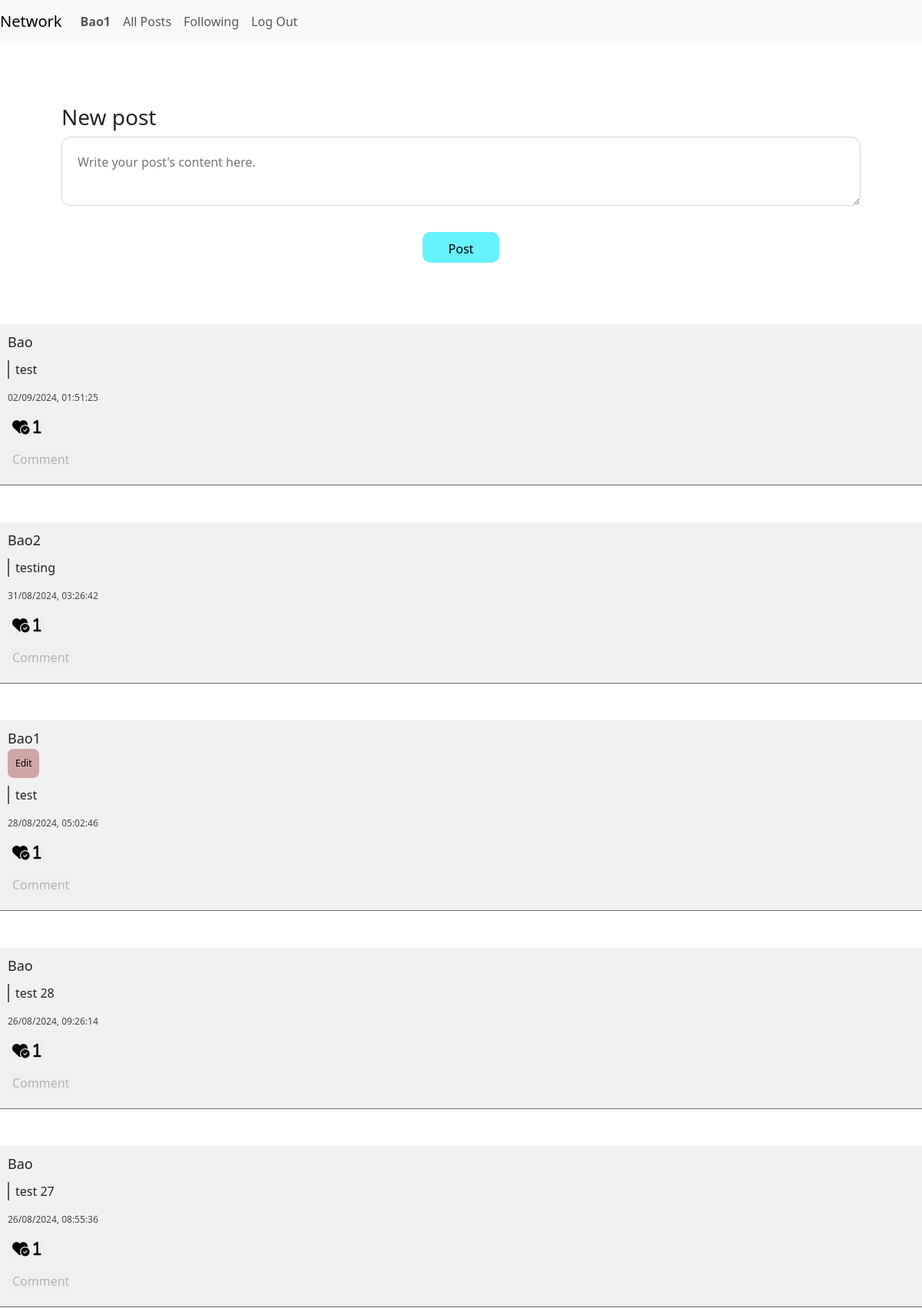
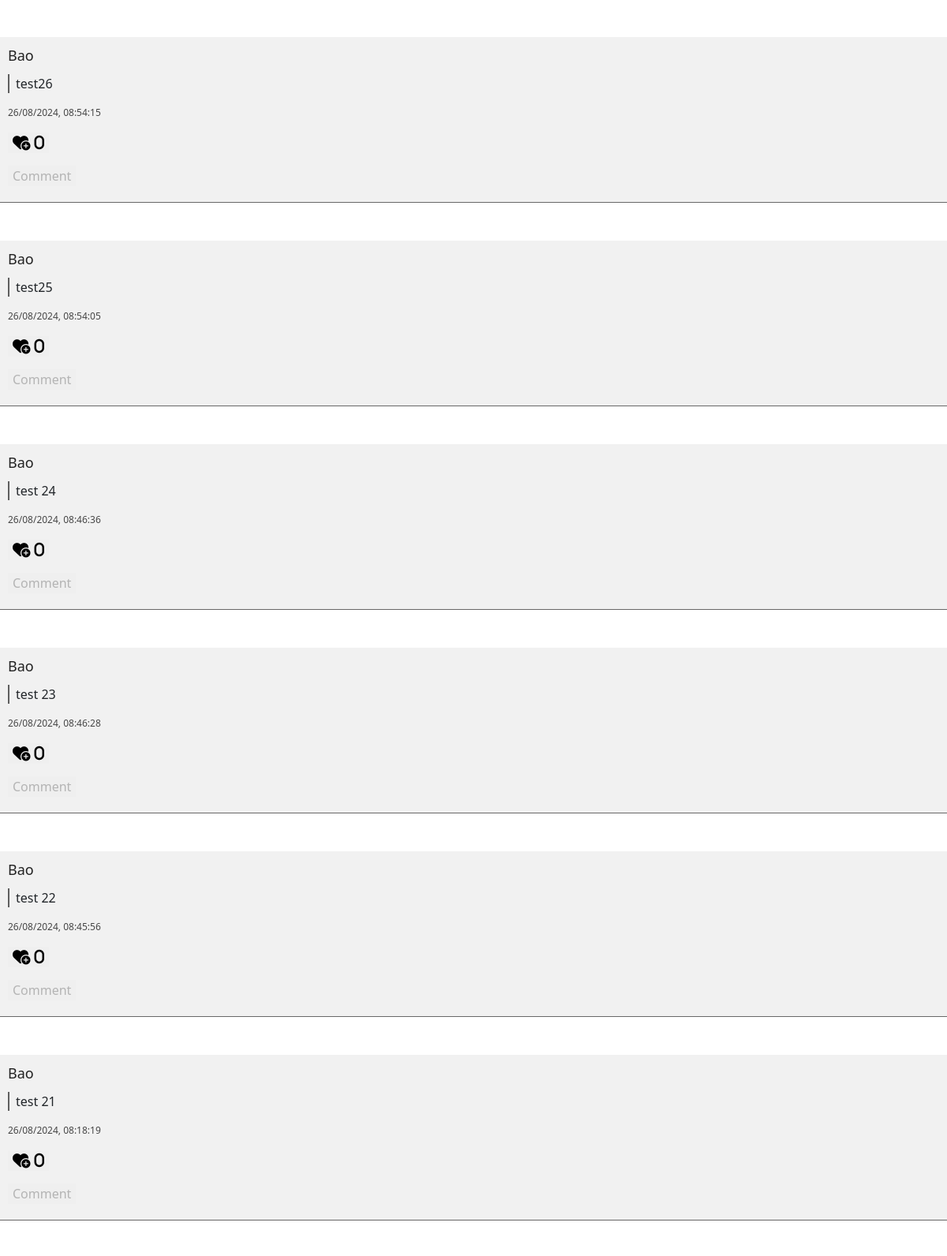
Screenshot of / (signed in, upper part) with the database file from the repository (2 pictures, top to bottom).
### network/models.py (models this page shows, shortened)
class User(AbstractUser):
    following = models.ManyToManyField("User", blank=True, related_name="followers")
    def to_dict(self) -> dict:
        return {
            "id": self.id,
            "username": self.username,
            "email": self.email,
            "followers": self.followers.count(),
            "followings": self.following.count()
        }

class Post(models.Model):
    user = models.ForeignKey(User, on_delete=models.CASCADE, related_name="posts")
    content = models.TextField()
    datetime = models.DateTimeField(auto_now_add=True)
    likes = models.ManyToManyField(User, blank=True, related_name="posts_liked") # minimun value of this field is 0..
    def get_likes(self) -> int:
        return self.likes.count()
    def to_dict(self, user=None):
        return {
            "id": self.id,
            "user": self.user.to_dict(),
            "content": self.content,
            "datetime": self.datetime.strftime("%d/%m/%Y, %H:%M:%S"),
            "likes": self.get_likes(),
            "is_liked": self.likes.contains(user) if user else False
        }

### network/views.py (the view)
# urls.py: path("", views.index, name="index"),
@login_required(login_url="login")
def index(request):
    posts = [post.to_dict(user=request.user) for post in Post.objects.order_by("-datetime").all()]
    return render(request, "network/index.html", {
        "posts": posts
    })

### network/templates/network/index.html (shortened to what this page needs)
{% extends "network/layout.html" %}
{% load static %}
{% block body %}
    {% if user.is_authenticated %}
    <div class="newPost">
        <h3>New post</h3>
        <form id="postForm">
            <textarea id="userPostContent" autocomplete="of" placeholder="Write your post's content here."></textarea>
            <button type="submit">Post</button>
        </form>
    </div>
    {% endif %}
     <div class="posts">
        {% for post in posts %}
            <div class="post">
                <div class="postsContent">
                    <a  class="nav-link" href="{% url 'view_user' post.user.id %}"> <p class="postUser">{{ post.user.username }}</p></a>
                    {% if user.id == post.user.id %}
                    <button class="editBtn">Edit</button>
                    {% endif %}
                    <p class="postContent">{{ post.content }}</p>
                    <p class="datetime"> {{ post.datetime }} </p>
                </div>
                <div class="postsBtn">
                    <div>
                        <button class="likeBtn">
                            {% if post.is_liked %}
                            <i class="fa-solid fa-heart-circle-check fa-lg"> {{ post.likes }}</i>
                            {% else %}
                            <i class="fa-solid fa-heart-circle-plus fa-lg"> {{ post.likes }}</i>
                            {% endif %}
                        </button>
                    </div>
                    <button class="commentBtn">Comment</button>
                </div>
            </div>
        {% endfor %}
     </div>
{% endblock %}

### network/templates/network/layout.html (shortened to what this page needs)
{% load static %}
<!DOCTYPE html>
<html lang="en">
    <head>
        <link href="https://cdn.jsdelivr.net/npm/bootstrap@5.3.3/dist/css/bootstrap.min.css" rel="stylesheet">
        <link href="{% static 'network/styles.css' %}" rel="stylesheet">
    </head>
    <body>
        <nav class="navbar navbar-expand-lg navbar-light bg-light">
            <a class="navbar-brand" href="{% url 'index' %}">Network</a>
            <div>
              <ul class="navbar-nav mr-auto">
                {% if user.is_authenticated %}
                    <li class="nav-item">
                        <a class="nav-link" href="{% url 'view_user' user.id %}"><strong>{{ user.username }}</strong></a>
                    </li>
                {% endif %}
                <li class="nav-item">
                  <a class="nav-link" href="{% url 'index' %}">All Posts</a>
                </li>
                {% if user.is_authenticated %}
                    <li class="nav-item">
                        <a class="nav-link" href="{% url 'following' %}">Following</a>
                    </li>
                    <li class="nav-item">
                        <a class="nav-link" href="{% url 'logout' %}">Log Out</a>
                    </li>
                {% endif %}
              </ul>
            </div>
          </nav>
        <div class="body">
            {% block body %}
            {% endblock %}
        </div>
    </body>
</html>

### network/static/network/styles.css (style rules this page uses)
body { margin: 0; }
.newPost { margin: 40px; padding: 40px; }
#postForm { display: flex; flex-direction: column; row-gap: 1.5rem; }
#userPostContent { padding: 20px; border: 1px solid #d3d3d3; border-radius: 12px; transition: 0.25s, 0.5s background-color ease-in-out; }
#postForm > button { width: 100px; height: 40px; padding: 10px; margin-top: 10px; border: none; border-radius: 10px; background-color: #66f2fc; margin-left: auto; margin-right: auto; transition: 0.25s, 0.5s background-color ease-in-out; vertical-align: middle; }
.posts { display: flex; flex-direction: column; row-gap: 3rem; }
.post { border-bottom: 1px solid rgb(104, 103, 103); padding: 10px; background-color: #f1f1f1; transition: 0.5s; }
.postUser { font-size: 18px; font-weight: 500; color: rgb(34, 34, 34); margin-bottom: 0; transition: 0.5s ease-in-out; }
.editBtn { font-size: 12px; border: none; background-color: #cfa6a6; padding: 10px; border-radius: 8px; transition: 0.25s, 0.5s background-color ease-in-out; }
.postContent { margin-top: 10px; margin-left: 0; border-left: 2px solid rgb(95, 95, 95); padding-left: 8px; }
.datetime { font-size: 12px; color: rgb(70, 70, 70); }
.postsBtn { display: flex; flex-direction: column; row-gap: 1rem; justify-content: left; }
.likeBtn { width: fit-content; margin-right: auto; border: none; }
.commentBtn { width: fit-content; border: none; color: rgba(151, 151, 151, 0.671); margin-right: auto; margin-bottom: 10px; transition: 0.5s; }

### rows the page displays
User: username "Bao1", user.username "Bao1"
User: user.username "Bao" "Bao" "Bao" "Bao" "Bao" "Bao" "Bao" "Bao" "Bao"
Post: content "test"
User: user.username "Bao2"
Post: content "testing"
Post: content "test"
Post: content "test 28"
Post: content "test 27"
Post: content "test26"
Post: content "test25"
Post: content "test 24"
Post: content "test 23"
Post: content "test 22"
Post: content "test 21"

### other values shown
{{ post.datetime }} "02/09/2024, 01:51:25" "31/08/2024, 03:26:42" "28/08/2024, 05:02:46" "26/08/2024, 09:26:14" "26/08/2024, 08:55:36" "26/08/2024, 08:54:15" "26/08/2024, 08:54:05" "26/08/2024, 08:46:36" "26/08/2024, 08:46:28" "26/08/2024, 08:45:56" "26/08/2024, 08:18:19"
{{ post.likes }} "1" "1" "1" "1" "1"
{{ post.likes }} "0" "0" "0" "0" "0" "0"
